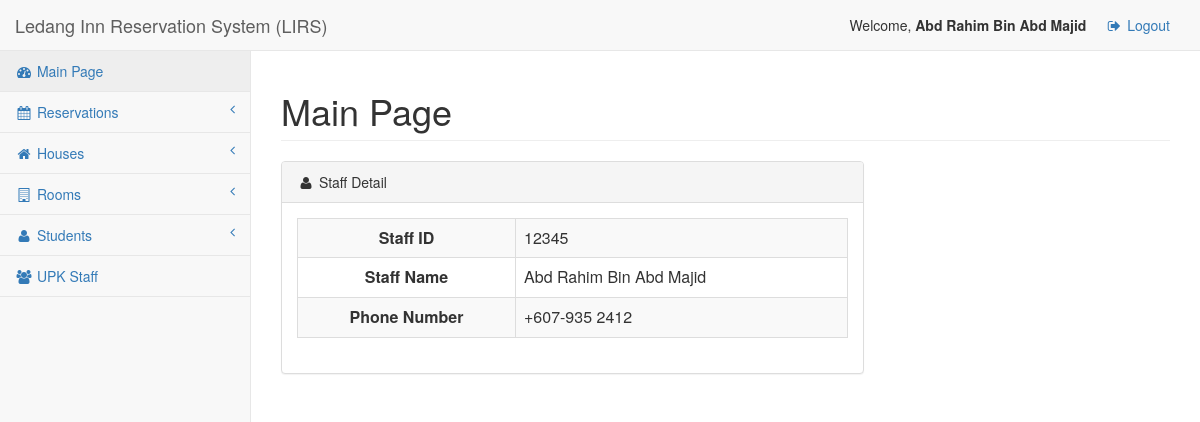
The app's page /main.php (signed in) with its own data.
### tables this page shows
CREATE TABLE `UPK` (
  `U_ID` int(10) NOT NULL,
  `U_NAME` varchar(100) NOT NULL,
  `U_PWD` varchar(50) NOT NULL,
  `U_PHONE` varchar(20) NOT NULL
);

### main.php (the view, shortened to what this page needs)
<html lang="en">
<head>
    <link href="bower_components/bootstrap/dist/css/bootstrap.min.css" rel="stylesheet">
    <link href="bower_components/metisMenu/dist/metisMenu.min.css" rel="stylesheet">
    <link href="dist/css/sb-admin-2.css" rel="stylesheet">
    <link href="bower_components/morrisjs/morris.css" rel="stylesheet">
    <link href="bower_components/font-awesome/css/font-awesome.min.css" rel="stylesheet" type="text/css">
</head>
<body>
    <div id="wrapper">
        <nav class="navbar navbar-default navbar-static-top" role="navigation" style="margin-bottom: 0">
            <div class="navbar-header">
                <a class="navbar-brand" href="index.php">Ledang Inn Reservation System (LIRS)</a>
            </div>
            <ul class="nav navbar-top-links navbar-right">
				<li class="dropdown">
					Welcome, <strong><?php print($_SESSION["NAME"]); ?></strong>
				</li>
                <li class="dropdown">
					<a href="logout.php">
                        <i class="fa fa-sign-out fa-fw"></i> Logout
                    </a>
                </li>
            </ul>
            <div class="navbar-default sidebar" role="navigation">
                <div class="sidebar-nav navbar-collapse">
                    <ul class="nav" id="side-menu">
						<?php
							include('nav.php');
						?>
                    </ul>
                </div>
            </div>
        </nav>
        <div id="page-wrapper">
			<div class="row">
				<div class="col-lg-12">
					<h1 class="page-header">Main Page</h1>
			<div class="row">
				<div class="col-lg-8">
			<?php
		if($_SESSION['PRIV'] == "SUPK")
		{
			$ident	= $_SESSION["IDENT"];
			$sql	= "SELECT U_ID, U_NAME, U_PHONE FROM UPK WHERE U_ID = $ident";
			$result = mysql_query($sql) or die("SQL select statement failed");
			$row = mysql_fetch_array($result);
			$U_ID		= $row["U_ID"];
			$U_NAME		= $row["U_NAME"];
			$U_PHONE	= $row["U_PHONE"];
			?>
				<div class="panel panel-default">
					<div class="panel-heading">
						<i class="fa fa-user fa-fw"></i> Staff Detail
					</div>
					<div class="panel-body">
						<div class="table-responsive">
							<table class="table table-striped table-bordered table-hover">
									<tr>
										<td valign="center" ><div align="center"><b>Staff ID</b></div></td>
										<td valign="center" ><?php print($U_ID); ?></td>
									</tr>
									<tr>
										<td valign="center" ><div align="center"><b>Staff Name</b></div></td>
										<td valign="center" ><div align="left"><?php print($U_NAME); ?></div></td>
									</tr>
									<tr>
										<td valign="center"><div align="center"><b>Phone Number</b></div></td>
										<td valign="center"><div align="left"><?php print($U_PHONE); ?></div></td>
									</tr>
						  </table>
						</div>
					</div>
				</div>
			<?php
		}
	?>
				</div>
			</div>
        </div>
    </div>
</body>
</html>

### records on screen
upk: U_ID "12345", U_NAME "Abd Rahim Bin Abd Majid", U_PHONE "+607-935 2412"

### other values on screen
$_SESSION["NAME"] "Abd Rahim Bin Abd Majid"
